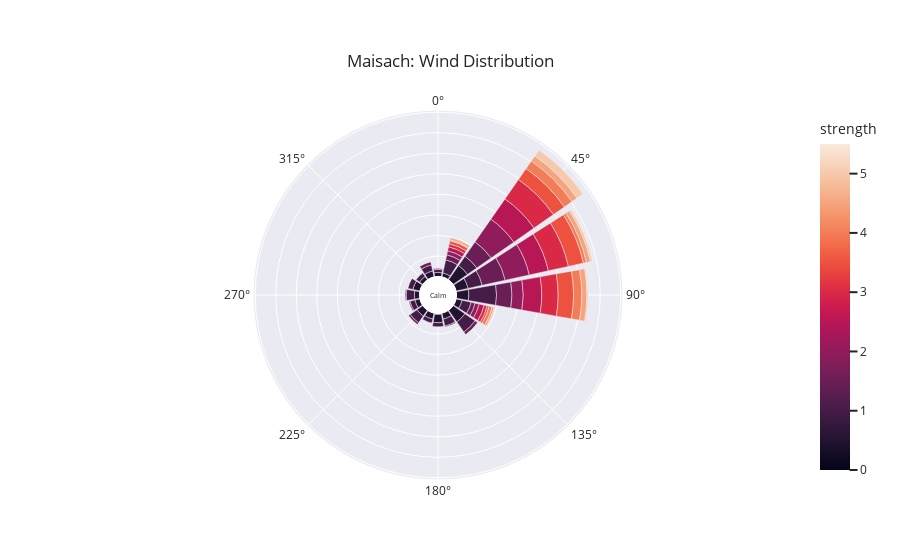
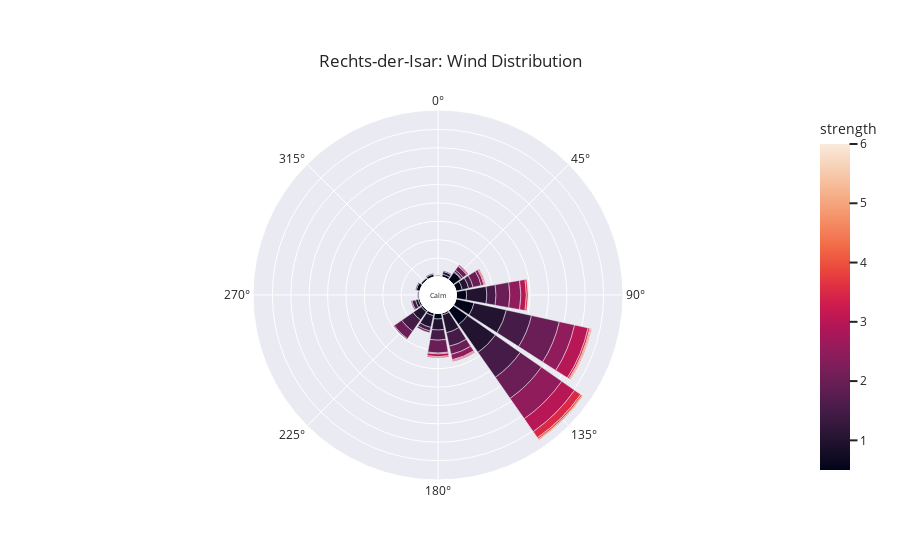

Here is the notebook cell these charts were saved with, in order:
### Code cell
# Maisach
plot_wind_rose(df,1, 'Maisach')
# Rechts-der-Isar
plot_wind_rose(df,2, 'Rechts-der-Isar')
# Finsing
plot_wind_rose(df,3, 'Finsing')
# Großhadern
plot_wind_rose(df,4, 'Großhadern')
# Großhadern
plot_wind_rose(df,5, 'Pasing')
# plot wind at 3m pole inlet
plot_wind_rose(df,7, 'TUM')

### Figure 1 — Plotly figure (JSON) as saved in the notebook; plotly's stock layout.template omitted (floating-point values rounded to 4 significant figures)
{"data": [{"hovertemplate": "count=%{r}<br>cardinal_direction=%{theta}<br>strength=%{marker.color}<extra></extra>", "legendgroup": "", "marker": {"color": [0, 0.5, 0.5, 0.5, 0.5, 0.5, 0.5, 0.5, 0.5, 0.5, 0.5, 0.5, 0.5, 0.5, 0.5, 0.5, 0.5, 1, 1, 1, 1, 1, 1, 1, 1, 1, 1, 1, 1, 1, 1, 1, 1, 1.5, 1.5, 1.5, 1.5, 1.5, 1.5, 1.5, 1.5, 1.5, 1.5, 1.5, 2, 2, 2, 2, 2, 2, 2.5, 2.5, 2.5, 2.5, 2.5, 3, 3, 3, 3, 3, 3.5, 3.5, 3.5, 3.5, 3.5, 4, 4, 4, 4, 4, 4.5, 4.5, 4.5, 4.5, 4.5, 5, 5, 5, 5, 5.5], "coloraxis": "coloraxis", "pattern": {"shape": ""}}, "name": "", "r": [1, 8, 4, 12, 6, 5, 5, 6, 7, 4, 17, 4, 6, 14, 6, 7, 12, 4, 4, 14, 4, 8, 5, 12, 8, 6, 3, 9, 11, 13, 7, 5, 27, 5, 17, 4, 3, 1, 15, 23, 1, 1, 2, 3, 11, 1, 24, 27, 4, 4, 18, 5, 19, 24, 4, 20, 23, 3, 3, 16, 2, 15, 3, 13, 15, 8, 3, 9, 1, 3, 6, 4, 2, 2, 5, 1, 1, 2, 7, 1], "showlegend": false, "subplot": "polar", "theta": [180, 180, 315, 67.5, 202.5, 247.5, 270, 337.5, 225, 0, 45, 22.5, 112.5, 135, 157.5, 292.5, 90, 180, 315, 67.5, 202.5, 270, 247.5, 135, 225, 337.5, 0, 112.5, 45, 22.5, 157.5, 292.5, 90, 22.5, 45, 112.5, 135, 157.5, 90, 67.5, 270, 247.5, 225, 337.5, 90, 0, 67.5, 45, 22.5, 112.5, 90, 112.5, 67.5, 45, 22.5, 67.5, 45, 22.5, 112.5, 90, 112.5, 67.5, 22.5, 45, 90, 90, 67.5, 45, 22.5, 112.5, 45, 67.5, 112.5, 22.5, 90, 90, 112.5, 67.5, 45, 67.5], "type": "barpolar"}], "layout": {"annotations": [{"font": {"size": 7}, "showarrow": false, "text": "Calm", "x": 0.5, "y": 0.5}], "barmode": "relative", "coloraxis": {"colorbar": {"title": {"text": "strength"}}, "colorscale": [[0, "rgb(2,4,25)"], [0.0625, "rgb(24,15,41)"], [0.125, "rgb(47,23,57)"], [0.1875, "rgb(71,28,72)"], [0.25, "rgb(97,30,82)"], [0.3125, "rgb(123,30,89)"], [0.375, "rgb(150,27,91)"], [0.4375, "rgb(177,22,88)"], [0.5, "rgb(203,26,79)"], [0.5625, "rgb(223,47,67)"], [0.625, "rgb(236,76,61)"], [0.6875, "rgb(242,107,73)"], [0.75, "rgb(244,135,95)"], [0.8125, "rgb(245,162,122)"], [0.875, "rgb(246,188,153)"], [0.9375, "rgb(247,212,187)"], [1, "rgb(250,234,220)"]]}, "legend": {"font": {"size": 14}, "orientation": "h", "tracegroupgap": 0, "x": 0.5, "xanchor": "center", "y": -0.1, "yanchor": "middle"}, "margin": {"t": 110}, "polar": {"angularaxis": {"direction": "clockwise", "rotation": 90}, "domain": {"x": [0, 1], "y": [0, 1]}, "hole": 0.1, "radialaxis": {"linewidth": 0, "showticklabels": false, "ticks": ""}}, "title": {"text": "Maisach: Wind Distribution", "xanchor": "center", "yanchor": "top"}}}

### Figure 2 — Plotly figure (JSON) as saved in the notebook; plotly's stock layout.template omitted (floating-point values rounded to 4 significant figures)
{"data": [{"hovertemplate": "count=%{r}<br>cardinal_direction=%{theta}<br>strength=%{marker.color}<extra></extra>", "legendgroup": "", "marker": {"color": [0.5, 0.5, 0.5, 0.5, 0.5, 0.5, 0.5, 0.5, 0.5, 0.5, 0.5, 0.5, 0.5, 0.5, 0.5, 0.5, 1, 1, 1, 1, 1, 1, 1, 1, 1, 1, 1, 1, 1, 1, 1.5, 1.5, 1.5, 1.5, 1.5, 1.5, 1.5, 1.5, 1.5, 1.5, 1.5, 2, 2, 2, 2, 2, 2, 2, 2, 2, 2, 2.5, 2.5, 2.5, 2.5, 2.5, 2.5, 2.5, 2.5, 3, 3, 3, 3, 3, 3, 3, 3.5, 3.5, 3.5, 3.5, 3.5, 4, 4, 4, 4.5, 4.5, 6], "coloraxis": "coloraxis", "pattern": {"shape": ""}}, "name": "", "r": [7, 2, 6, 3, 2, 1, 3, 2, 1, 10, 20, 3, 19, 2, 11, 4, 12, 7, 13, 37, 1, 3, 11, 1, 36, 1, 3, 20, 22, 1, 28, 2, 1, 33, 15, 10, 11, 5, 4, 4, 15, 15, 9, 2, 28, 9, 10, 1, 5, 14, 31, 1, 12, 27, 17, 6, 3, 1, 1, 17, 1, 1, 3, 15, 6, 1, 2, 1, 1, 2, 8, 2, 1, 1, 1, 1, 1], "showlegend": false, "subplot": "polar", "theta": [67.5, 315, 180, 202.5, 247.5, 270, 337.5, 225, 0, 45, 112.5, 22.5, 135, 157.5, 90, 292.5, 180, 67.5, 202.5, 135, 270, 247.5, 225, 337.5, 112.5, 45, 22.5, 157.5, 90, 292.5, 112.5, 45, 22.5, 135, 157.5, 90, 180, 67.5, 202.5, 247.5, 225, 90, 157.5, 202.5, 135, 67.5, 225, 247.5, 45, 180, 112.5, 180, 90, 135, 112.5, 157.5, 67.5, 225, 45, 135, 67.5, 45, 180, 112.5, 90, 157.5, 112.5, 157.5, 180, 90, 135, 135, 67.5, 112.5, 135, 112.5, 90], "type": "barpolar"}], "layout": {"annotations": [{"font": {"size": 7}, "showarrow": false, "text": "Calm", "x": 0.5, "y": 0.5}], "barmode": "relative", "coloraxis": {"colorbar": {"title": {"text": "strength"}}, "colorscale": [[0, "rgb(2,4,25)"], [0.0625, "rgb(24,15,41)"], [0.125, "rgb(47,23,57)"], [0.1875, "rgb(71,28,72)"], [0.25, "rgb(97,30,82)"], [0.3125, "rgb(123,30,89)"], [0.375, "rgb(150,27,91)"], [0.4375, "rgb(177,22,88)"], [0.5, "rgb(203,26,79)"], [0.5625, "rgb(223,47,67)"], [0.625, "rgb(236,76,61)"], [0.6875, "rgb(242,107,73)"], [0.75, "rgb(244,135,95)"], [0.8125, "rgb(245,162,122)"], [0.875, "rgb(246,188,153)"], [0.9375, "rgb(247,212,187)"], [1, "rgb(250,234,220)"]]}, "legend": {"font": {"size": 14}, "orientation": "h", "tracegroupgap": 0, "x": 0.5, "xanchor": "center", "y": -0.1, "yanchor": "middle"}, "margin": {"t": 110}, "polar": {"angularaxis": {"direction": "clockwise", "rotation": 90}, "domain": {"x": [0, 1], "y": [0, 1]}, "hole": 0.1, "radialaxis": {"linewidth": 0, "showticklabels": false, "ticks": ""}}, "title": {"text": "Rechts-der-Isar: Wind Distribution", "xanchor": "center", "yanchor": "top"}}}
